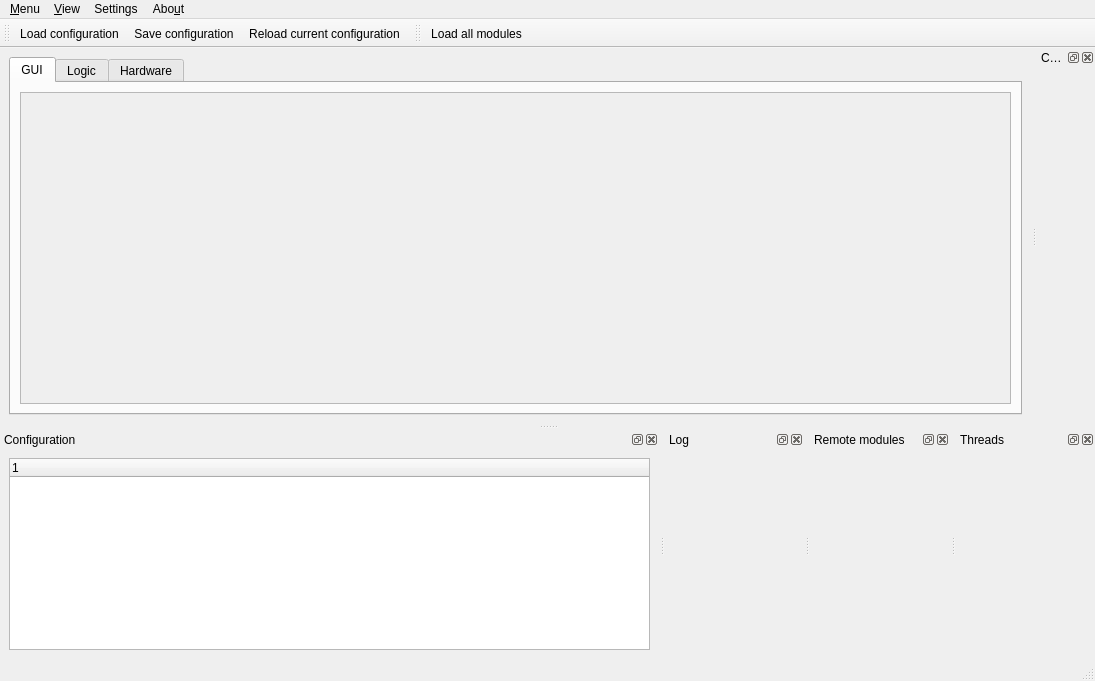
<?xml version="1.0" encoding="UTF-8"?>
<ui version="4.0">
 <class>MainWindow</class>
 <widget class="QMainWindow" name="MainWindow">
  <property name="geometry">
   <rect>
    <x>0</x>
    <y>0</y>
    <width>1095</width>
    <height>681</height>
   </rect>
  </property>
  <property name="windowTitle">
   <string>qudi-hira: Manager</string>
  </property>
  <widget class="QWidget" name="centralwidget">
   <layout class="QGridLayout" name="gridLayout">
    <item row="0" column="0">
     <widget class="QTabWidget" name="tabWidget">
      <property name="sizePolicy">
       <sizepolicy hsizetype="Preferred" vsizetype="Preferred">
        <horstretch>0</horstretch>
        <verstretch>0</verstretch>
       </sizepolicy>
      </property>
      <property name="currentIndex">
       <number>0</number>
      </property>
      <widget class="QWidget" name="tabWidgetPage1">
       <attribute name="title">
        <string>GUI</string>
       </attribute>
       <layout class="QGridLayout" name="gridLayout">
        <item row="1" column="0">
         <widget class="QScrollArea" name="scrollArea">
          <property name="widgetResizable">
           <bool>true</bool>
          </property>
          <widget class="QWidget" name="guiscroll">
           <property name="geometry">
            <rect>
             <x>0</x>
             <y>0</y>
             <width>967</width>
             <height>306</height>
            </rect>
           </property>
          </widget>
         </widget>
        </item>
       </layout>
      </widget>
      <widget class="QWidget" name="tabWidgetPage2">
       <attribute name="title">
        <string>Logic</string>
       </attribute>
       <layout class="QGridLayout" name="gridLayout">
        <item row="0" column="0">
         <widget class="QScrollArea" name="scrollArea">
          <property name="widgetResizable">
           <bool>true</bool>
          </property>
          <widget class="QWidget" name="logicscroll">
           <property name="geometry">
            <rect>
             <x>0</x>
             <y>0</y>
             <width>98</width>
             <height>28</height>
            </rect>
           </property>
          </widget>
         </widget>
        </item>
       </layout>
      </widget>
      <widget class="QWidget" name="tabWidgetPage3">
       <attribute name="title">
        <string>Hardware</string>
       </attribute>
       <layout class="QGridLayout" name="gridLayout">
        <item row="0" column="0">
         <widget class="QScrollArea" name="scrollArea">
          <property name="widgetResizable">
           <bool>true</bool>
          </property>
          <widget class="QWidget" name="hwscroll">
           <property name="geometry">
            <rect>
             <x>0</x>
             <y>0</y>
             <width>98</width>
             <height>28</height>
            </rect>
           </property>
          </widget>
         </widget>
        </item>
       </layout>
      </widget>
     </widget>
    </item>
   </layout>
  </widget>
  <widget class="QMenuBar" name="menubar">
   <property name="geometry">
    <rect>
     <x>0</x>
     <y>0</y>
     <width>1095</width>
     <height>21</height>
    </rect>
   </property>
   <widget class="QMenu" name="menuMenu">
    <property name="title">
     <string>&amp;Menu</string>
    </property>
    <addaction name="actionLoad_configuration"/>
    <addaction name="actionReload_current_configuration"/>
    <addaction name="actionSave_configuration"/>
    <addaction name="separator"/>
    <addaction name="action_Load_all_modules"/>
    <addaction name="separator"/>
    <addaction name="actionQuit"/>
   </widget>
   <widget class="QMenu" name="menuAbout">
    <property name="title">
     <string>Abo&amp;ut</string>
    </property>
    <addaction name="actionAbout_Qudi"/>
    <addaction name="actionAbout_Qt"/>
   </widget>
   <widget class="QMenu" name="menuView">
    <property name="title">
     <string>&amp;View</string>
    </property>
    <addaction name="actionConfigurationView"/>
    <addaction name="actionConsoleView"/>
    <addaction name="actionLogView"/>
    <addaction name="actionRemoteView"/>
    <addaction name="actionThreadsView"/>
    <addaction name="actionReset_to_default_layout"/>
   </widget>
   <widget class="QMenu" name="menuSettings">
    <property name="title">
     <string>Settings</string>
    </property>
    <addaction name="actionConsoleSettings"/>
   </widget>
   <addaction name="menuMenu"/>
   <addaction name="menuView"/>
   <addaction name="menuSettings"/>
   <addaction name="menuAbout"/>
  </widget>
  <widget class="QStatusBar" name="statusbar"/>
  <widget class="QDockWidget" name="configDisplayDockWidget">
   <property name="enabled">
    <bool>true</bool>
   </property>
   <property name="windowTitle">
    <string>Configuration</string>
   </property>
   <attribute name="dockWidgetArea">
    <number>8</number>
   </attribute>
   <widget class="QWidget" name="dockWidgetContents">
    <layout class="QVBoxLayout" name="verticalLayout">
     <item>
      <widget class="QTreeWidget" name="treeWidget">
       <property name="sizePolicy">
        <sizepolicy hsizetype="Preferred" vsizetype="Preferred">
         <horstretch>0</horstretch>
         <verstretch>0</verstretch>
        </sizepolicy>
       </property>
       <column>
        <property name="text">
         <string notr="true">1</string>
        </property>
       </column>
      </widget>
     </item>
    </layout>
   </widget>
  </widget>
  <widget class="QDockWidget" name="consoleDockWidget">
   <property name="windowTitle">
    <string>Console</string>
   </property>
   <attribute name="dockWidgetArea">
    <number>2</number>
   </attribute>
   <widget class="RichJupyterWidget" name="consolewidget"/>
  </widget>
  <widget class="QDockWidget" name="logDockWidget">
   <property name="windowTitle">
    <string>Log</string>
   </property>
   <attribute name="dockWidgetArea">
    <number>8</number>
   </attribute>
   <widget class="LogWidget" name="logwidget"/>
  </widget>
  <widget class="QDockWidget" name="remoteDockWidget">
   <property name="windowTitle">
    <string>Remote modules</string>
   </property>
   <attribute name="dockWidgetArea">
    <number>8</number>
   </attribute>
   <widget class="RemoteWidget" name="remoteWidget"/>
  </widget>
  <widget class="QDockWidget" name="threadDockWidget">
   <property name="windowTitle">
    <string>Threads</string>
   </property>
   <attribute name="dockWidgetArea">
    <number>8</number>
   </attribute>
   <widget class="ThreadWidget" name="threadWidget"/>
  </widget>
  <widget class="QToolBar" name="configToolBar">
   <property name="windowTitle">
    <string>toolBar</string>
   </property>
   <attribute name="toolBarArea">
    <enum>TopToolBarArea</enum>
   </attribute>
   <attribute name="toolBarBreak">
    <bool>false</bool>
   </attribute>
   <addaction name="actionLoad_configuration"/>
   <addaction name="actionSave_configuration"/>
   <addaction name="actionReload_current_configuration"/>
  </widget>
  <widget class="QToolBar" name="moduleToolBar">
   <property name="windowTitle">
    <string>toolBar</string>
   </property>
   <attribute name="toolBarArea">
    <enum>TopToolBarArea</enum>
   </attribute>
   <attribute name="toolBarBreak">
    <bool>false</bool>
   </attribute>
   <addaction name="action_Load_all_modules"/>
  </widget>
  <action name="actionLoad_configuration">
   <property name="icon">
    <iconset>
     <normaloff>../../artwork/icons/oxygen/22x22/document-open.png</normaloff>../../artwork/icons/oxygen/22x22/document-open.png</iconset>
   </property>
   <property name="text">
    <string>&amp;Load configuration</string>
   </property>
  </action>
  <action name="actionSave_configuration">
   <property name="icon">
    <iconset>
     <normaloff>../../artwork/icons/oxygen/22x22/document-save.png</normaloff>../../artwork/icons/oxygen/22x22/document-save.png</iconset>
   </property>
   <property name="text">
    <string>&amp;Save configuration</string>
   </property>
  </action>
  <action name="action_Load_all_modules">
   <property name="icon">
    <iconset theme="media-playback-start">
     <normaloff>.</normaloff>.</iconset>
   </property>
   <property name="text">
    <string> Load &amp;all modules</string>
   </property>
  </action>
  <action name="actionStart_all_modules">
   <property name="icon">
    <iconset theme="media-playback-start">
     <normaloff>.</normaloff>.</iconset>
   </property>
   <property name="text">
    <string>Start all modules</string>
   </property>
  </action>
  <action name="actionQuit">
   <property name="icon">
    <iconset>
     <normaloff>../../artwork/icons/oxygen/22x22/application-exit.png</normaloff>../../artwork/icons/oxygen/22x22/application-exit.png</iconset>
   </property>
   <property name="text">
    <string>&amp;Quit Qudi</string>
   </property>
   <property name="toolTip">
    <string>Quit Qudi suite. Shortcut:Ctrl+Q</string>
   </property>
   <property name="shortcut">
    <string>Ctrl+Q</string>
   </property>
  </action>
  <action name="actionLogView">
   <property name="checkable">
    <bool>true</bool>
   </property>
   <property name="checked">
    <bool>true</bool>
   </property>
   <property name="icon">
    <iconset>
     <normaloff>.</normaloff>.</iconset>
   </property>
   <property name="text">
    <string>&amp;Log</string>
   </property>
  </action>
  <action name="actionConsoleView">
   <property name="checkable">
    <bool>true</bool>
   </property>
   <property name="checked">
    <bool>true</bool>
   </property>
   <property name="text">
    <string>&amp;Console</string>
   </property>
   <property name="toolTip">
    <string>Console settings</string>
   </property>
  </action>
  <action name="actionAbout_Qudi">
   <property name="icon">
    <iconset>
     <normaloff>../../artwork/icons/qudiTheme/22x22/help-about.png</normaloff>../../artwork/icons/qudiTheme/22x22/help-about.png</iconset>
   </property>
   <property name="text">
    <string>&amp;About Qudi</string>
   </property>
  </action>
  <action name="actionAbout_Qt">
   <property name="icon">
    <iconset>
     <normaloff>../../artwork/icons/qudiTheme/22x22/help-about.png</normaloff>../../artwork/icons/qudiTheme/22x22/help-about.png</iconset>
   </property>
   <property name="text">
    <string>About &amp;Qt</string>
   </property>
  </action>
  <action name="actionConfigurationView">
   <property name="checkable">
    <bool>true</bool>
   </property>
   <property name="checked">
    <bool>false</bool>
   </property>
   <property name="text">
    <string>C&amp;onfiguration</string>
   </property>
  </action>
  <action name="actionReset_to_default_layout">
   <property name="text">
    <string>&amp;Reset to default layout</string>
   </property>
  </action>
  <action name="actionExport_log_as_HTML">
   <property name="icon">
    <iconset theme="document-save-as">
     <normaloff>.</normaloff>.</iconset>
   </property>
   <property name="text">
    <string>&amp;Export log as HTML</string>
   </property>
  </action>
  <action name="actionConsoleSettings">
   <property name="icon">
    <iconset>
     <normaloff>../../artwork/icons/oxygen/22x22/utilities-terminal.png</normaloff>../../artwork/icons/oxygen/22x22/utilities-terminal.png</iconset>
   </property>
   <property name="text">
    <string>&amp;Console</string>
   </property>
  </action>
  <action name="actionThreadsView">
   <property name="checkable">
    <bool>true</bool>
   </property>
   <property name="text">
    <string>&amp;Threads</string>
   </property>
  </action>
  <action name="actionRemoteView">
   <property name="checkable">
    <bool>true</bool>
   </property>
   <property name="text">
    <string>R&amp;emote</string>
   </property>
  </action>
  <action name="actionReload_current_configuration">
   <property name="icon">
    <iconset>
     <normaloff>../../artwork/icons/oxygen/22x22/view-refresh.png</normaloff>../../artwork/icons/oxygen/22x22/view-refresh.png</iconset>
   </property>
   <property name="text">
    <string>&amp;Reload current configuration</string>
   </property>
  </action>
 </widget>
 <customwidgets>
  <customwidget>
   <class>LogWidget</class>
   <extends>QWidget</extends>
   <header>gui.manager.logwidget</header>
   <container>1</container>
  </customwidget>
  <customwidget>
   <class>RichJupyterWidget</class>
   <extends>QWidget</extends>
   <header>qtconsole.rich_jupyter_widget</header>
   <container>1</container>
  </customwidget>
  <customwidget>
   <class>RemoteWidget</class>
   <extends>QWidget</extends>
   <header>gui.manager.remotewidget</header>
   <container>1</container>
  </customwidget>
  <customwidget>
   <class>ThreadWidget</class>
   <extends>QWidget</extends>
   <header>gui.manager.threadwidget</header>
   <container>1</container>
  </customwidget>
 </customwidgets>
 <resources/>
 <connections>
  <connection>
   <sender>actionConsoleView</sender>
   <signal>toggled(bool)</signal>
   <receiver>consoleDockWidget</receiver>
   <slot>setVisible(bool)</slot>
   <hints>
    <hint type="sourcelabel">
     <x>-1</x>
     <y>-1</y>
    </hint>
    <hint type="destinationlabel">
     <x>971</x>
     <y>224</y>
    </hint>
   </hints>
  </connection>
  <connection>
   <sender>actionConfigurationView</sender>
   <signal>toggled(bool)</signal>
   <receiver>configDisplayDockWidget</receiver>
   <slot>setVisible(bool)</slot>
   <hints>
    <hint type="sourcelabel">
     <x>-1</x>
     <y>-1</y>
    </hint>
    <hint type="destinationlabel">
     <x>376</x>
     <y>539</y>
    </hint>
   </hints>
  </connection>
  <connection>
   <sender>actionLogView</sender>
   <signal>toggled(bool)</signal>
   <receiver>logDockWidget</receiver>
   <slot>setVisible(bool)</slot>
   <hints>
    <hint type="sourcelabel">
     <x>-1</x>
     <y>-1</y>
    </hint>
    <hint type="destinationlabel">
     <x>886</x>
     <y>539</y>
    </hint>
   </hints>
  </connection>
  <connection>
   <sender>actionThreadsView</sender>
   <signal>toggled(bool)</signal>
   <receiver>threadDockWidget</receiver>
   <slot>setVisible(bool)</slot>
   <hints>
    <hint type="sourcelabel">
     <x>-1</x>
     <y>-1</y>
    </hint>
    <hint type="destinationlabel">
     <x>932</x>
     <y>539</y>
    </hint>
   </hints>
  </connection>
  <connection>
   <sender>actionRemoteView</sender>
   <signal>toggled(bool)</signal>
   <receiver>remoteDockWidget</receiver>
   <slot>setVisible(bool)</slot>
   <hints>
    <hint type="sourcelabel">
     <x>-1</x>
     <y>-1</y>
    </hint>
    <hint type="destinationlabel">
     <x>757</x>
     <y>539</y>
    </hint>
   </hints>
  </connection>
 </connections>
</ui>
